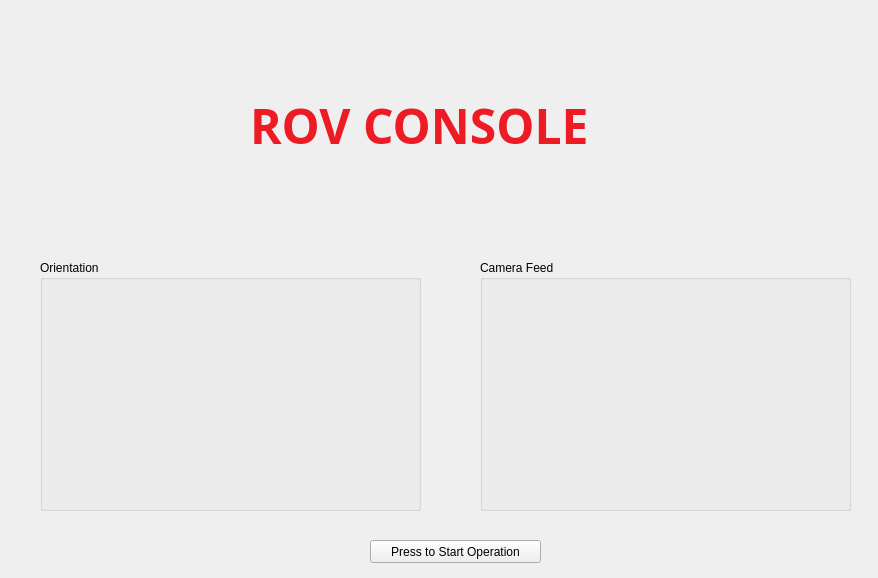
<?xml version="1.0" encoding="UTF-8"?>
<ui version="4.0">
 <class>widget_3</class>
 <widget class="QWidget" name="widget_3">
  <property name="geometry">
   <rect>
    <x>0</x>
    <y>0</y>
    <width>878</width>
    <height>578</height>
   </rect>
  </property>
  <property name="windowTitle">
   <string>ROV Console</string>
  </property>
  <widget class="QLabel" name="label">
   <property name="geometry">
    <rect>
     <x>10</x>
     <y>10</y>
     <width>171</width>
     <height>91</height>
    </rect>
   </property>
   <property name="text">
    <string/>
   </property>
   <property name="pixmap">
    <pixmap>logo_final.png</pixmap>
   </property>
   <property name="scaledContents">
    <bool>true</bool>
   </property>
  </widget>
  <widget class="QLabel" name="label_2">
   <property name="geometry">
    <rect>
     <x>710</x>
     <y>10</y>
     <width>161</width>
     <height>81</height>
    </rect>
   </property>
   <property name="text">
    <string/>
   </property>
   <property name="pixmap">
    <pixmap>logo (1).png</pixmap>
   </property>
   <property name="scaledContents">
    <bool>true</bool>
   </property>
  </widget>
  <widget class="QLabel" name="label_3">
   <property name="geometry">
    <rect>
     <x>250</x>
     <y>90</y>
     <width>451</width>
     <height>71</height>
    </rect>
   </property>
   <property name="font">
    <font>
     <family>Magneto</family>
     <weight>75</weight>
     <bold>true</bold>
    </font>
   </property>
   <property name="text">
    <string>&lt;html&gt;&lt;head/&gt;&lt;body&gt;&lt;p&gt;&lt;span style=&quot; font-size:36pt; color:#ed1c24;&quot;&gt;ROV CONSOLE&lt;/span&gt;&lt;/p&gt;&lt;/body&gt;&lt;/html&gt;</string>
   </property>
  </widget>
  <widget class="QGroupBox" name="groupBox">
   <property name="geometry">
    <rect>
     <x>40</x>
     <y>260</y>
     <width>381</width>
     <height>251</height>
    </rect>
   </property>
   <property name="title">
    <string>Orientation</string>
   </property>
   <widget class="QLabel" name="label_4">
    <property name="geometry">
     <rect>
      <x>10</x>
      <y>20</y>
      <width>361</width>
      <height>221</height>
     </rect>
    </property>
    <property name="text">
     <string/>
    </property>
    <property name="scaledContents">
     <bool>true</bool>
    </property>
   </widget>
  </widget>
  <widget class="QGroupBox" name="groupBox_2">
   <property name="geometry">
    <rect>
     <x>480</x>
     <y>260</y>
     <width>371</width>
     <height>251</height>
    </rect>
   </property>
   <property name="title">
    <string>Camera Feed</string>
   </property>
   <widget class="QLabel" name="label_5">
    <property name="geometry">
     <rect>
      <x>10</x>
      <y>20</y>
      <width>351</width>
      <height>221</height>
     </rect>
    </property>
    <property name="text">
     <string/>
    </property>
    <property name="scaledContents">
     <bool>true</bool>
    </property>
   </widget>
  </widget>
  <widget class="QPushButton" name="pushButton">
   <property name="geometry">
    <rect>
     <x>370</x>
     <y>540</y>
     <width>171</width>
     <height>23</height>
    </rect>
   </property>
   <property name="text">
    <string>Press to Start Operation</string>
   </property>
  </widget>
 </widget>
 <resources/>
 <connections/>
</ui>
